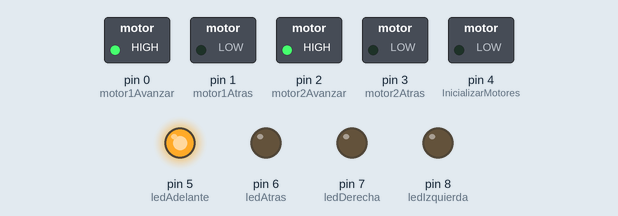
This sketch was run on a simulated Arduino Uno, built with avr-gcc and run on an emulated ATmega328P. Shown: switched loads named in the sketch (green lamp = pin HIGH), output pins drawn as LEDs (lit = HIGH).

Above: at 0.05 s.
At 3.75 s:
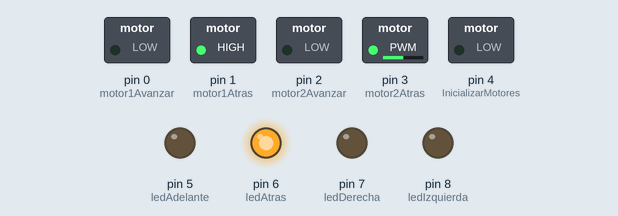
At 7.45 s:
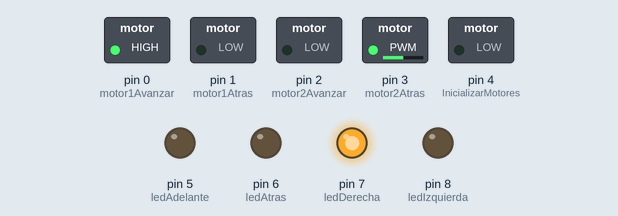
At 14.95 s:
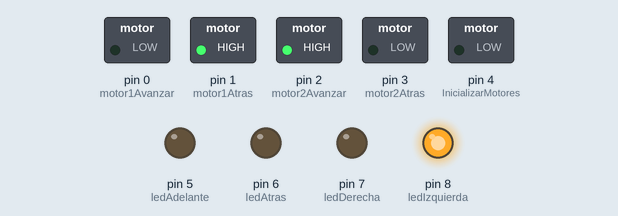
Timing chart, 0 to 19.5 s (numbered marks = the images above):
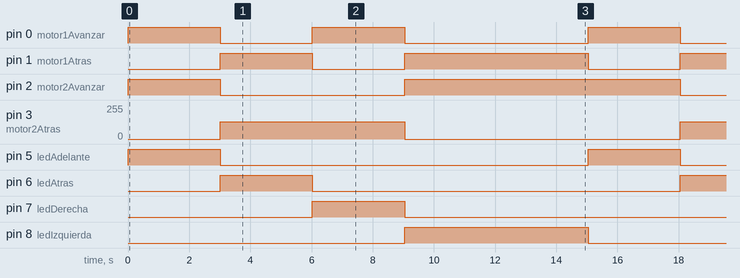

Measured:
- by itself, pin 0 (motor1Avanzar): repeats every 15.0 s: LOW 3.0 s, HIGH 3.0 s, LOW 6.0 s, HIGH 3.0 s
- by itself, pin 1 (motor1Atras): repeats every 15.0 s: LOW 3.0 s, HIGH 6.0 s, LOW 3.0 s, HIGH 3.0 s
- by itself, pin 2 (motor2Avanzar): repeats every 15.0 s: LOW 6.0 s, HIGH 9.0 s
- by itself, pin 3 (motor2Atras): alternates 128/255 for 6.0 s and 0/255 for 9.0 s
- by itself, pin 5 (ledAdelante), pin 6 (ledAtras), pin 7 (ledDerecha): alternates HIGH for 3.0 s and LOW for 12.0 s
- by itself, pin 8 (ledIzquierda): alternates HIGH for 6.0 s and LOW for 9.0 s

The sketch:

MotorV2.ino
```cpp
int motor1Avanzar = 0;
int motor1Atras = 1;
int motor2Avanzar = 2;
int motor2Atras = 3;
int espera = 3000;

int ledAdelante = 5;
int ledAtras = 6;
int ledDerecha = 7;
int ledIzquierda = 8;

void InicializarMotores(){
  pinMode(motor1Avanzar, OUTPUT);
  pinMode(motor1Atras, OUTPUT);
  pinMode(motor2Avanzar, OUTPUT);
  pinMode(motor2Atras, OUTPUT);
  pinMode(4, OUTPUT);
  delay(10);
}

void inicializzarLeds() {
  pinMode(ledAdelante, OUTPUT);
  pinMode(ledAtras, OUTPUT);
  pinMode(ledDerecha, OUTPUT);
  pinMode(ledIzquierda, OUTPUT);
}

void MotoresAvanzar(int velocidad){
  // Avanzar (Motor 1 adelante, Motor 2 adelante)
  digitalWrite(ledAdelante, 1);
  digitalWrite(ledAtras, 0);
  digitalWrite(ledDerecha, 0);
  digitalWrite(ledIzquierda, 0);

  analogWrite(motor1Avanzar, velocidad);
  analogWrite(motor1Atras, 0);
  analogWrite(motor2Avanzar, velocidad);
  analogWrite(motor2Atras, 0);
  analogWrite(4, 0);
  delay(10);

}

void MotoresRetroceder(int velocidad){
  // Retroceder (Motor 1 atrás, Motor 2 atrás)
  digitalWrite(ledAdelante, 0);
  digitalWrite(ledAtras, 1);
  digitalWrite(ledDerecha, 0);
  digitalWrite(ledIzquierda, 0);

  analogWrite(motor1Avanzar, 0);
  analogWrite(motor1Atras, velocidad);
  analogWrite(motor2Avanzar, 0);
  analogWrite(motor2Atras, velocidad);
  analogWrite(4, 0);
  delay(10);

}

void MotoresDerecha(int velocidad){
  // Girar a la Derecha (Motor 1 adelante, Motor 2 atrás)
  digitalWrite(ledAdelante, 0);
  digitalWrite(ledAtras, 0);
  digitalWrite(ledDerecha, 1);
  digitalWrite(ledIzquierda, 0);

  analogWrite(motor1Avanzar, velocidad);
  analogWrite(motor1Atras, 0);
  analogWrite(motor2Avanzar, 0);
  analogWrite(motor2Atras, velocidad);
  analogWrite(4, 0);
  delay(10);

}

void MotoresIzquierda(int velocidad){
  // Girar a la izquierda (Motor 1 atrás, Motor 2 adelante)
  digitalWrite(ledAdelante, 0);
  digitalWrite(ledAtras, 0);
  digitalWrite(ledDerecha, 0);
  digitalWrite(ledIzquierda, 1);

  analogWrite(motor1Avanzar, 0);
  analogWrite(motor1Atras, velocidad);
  analogWrite(motor2Avanzar, velocidad);
  analogWrite(motor2Atras, 0);
  analogWrite(4, 0);
  delay(espera);

}

void setup() {
  InicializarMotores();
  inicializzarLeds();

}

void loop() {
  int velocidad = 128;  // Velocidad PWM, modularion para futura implementacion de movimiento con velocidad variable.

  MotoresAvanzar(velocidad);
  delay(espera);
  MotoresRetroceder(velocidad);
  delay(espera);
  MotoresDerecha(velocidad);
  delay(espera);
  MotoresIzquierda(velocidad);
  delay(espera);

}
```
